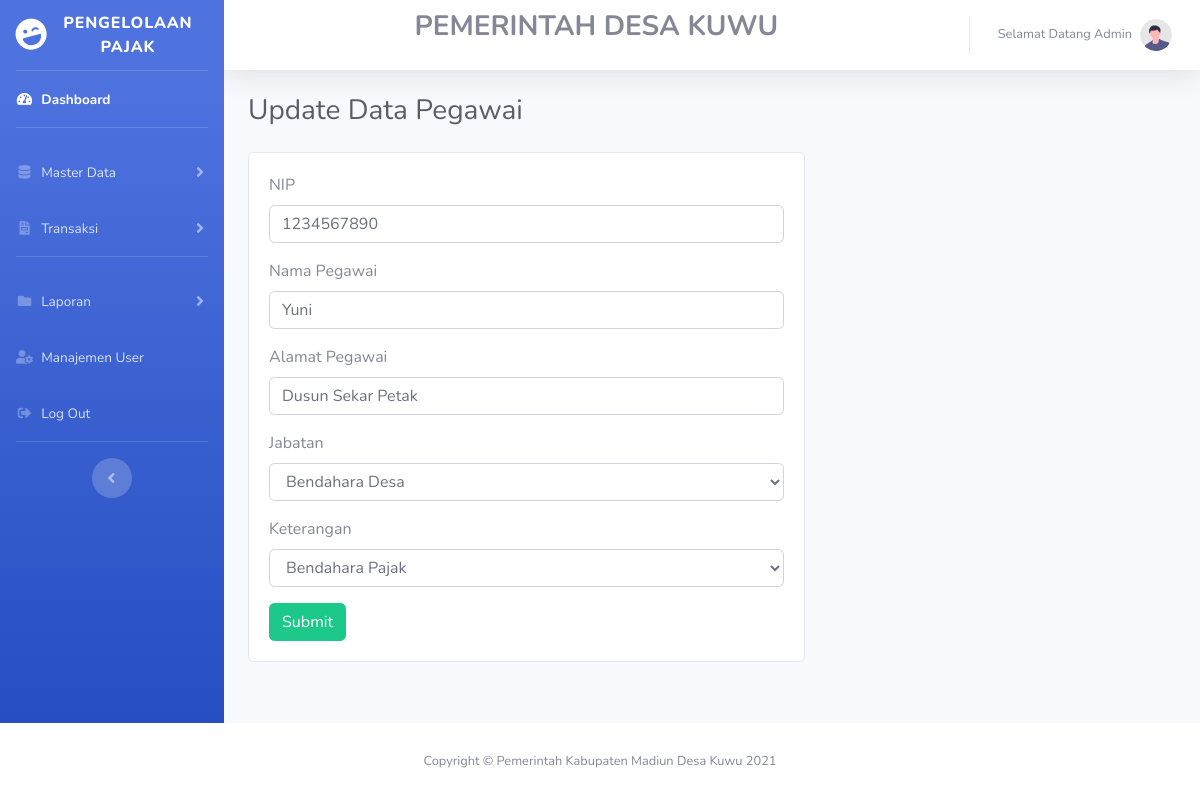
Screenshot of /admin/dataPegawai/updateData/1 with the database file from the repository.
### tables this page shows
CREATE TABLE `data_pegawai` (
  `id_pegawai` int(11) NOT NULL,
  `nip` varchar(50) NOT NULL,
  `nama_pegawai` varchar(225) NOT NULL,
  `alamat_pegawai` varchar(225) NOT NULL,
  `jabatan` varchar(50) NOT NULL,
  `keterangan` varchar(50) NOT NULL
);

### application/controllers/admin/dataPegawai.php (called while the page is built, shortened)
<?php
class DataPegawai extends CI_Controller
{
	public function updateData($id)
	{
		$data['title'] = "Update Data Pegawai";
		$data['pegawai'] = $this->db->query("SELECT * FROM data_pegawai WHERE id_pegawai='$id' ")->result();
		$this->load->view('templates_admin/header', $data);
		$this->load->view('templates_admin/sidebar', $data);
		$this->load->view('admin/updateDataPegawai', $data);
		$this->load->view('templates_admin/footer', $data);
	}
}

### index.php (called while the page is built, shortened)
<?php
require_once BASEPATH.'core/CodeIgniter.php';

### application/views/admin/updateDataPegawai.php (the view, shortened to what this page needs)
<div class="container-fluid">
    <div class="d-sm-flex align-items-center justify-content-between mb-4">
        <h1 class="h3 mb-0 text-gray-800"><?php echo $title ?></h1>
    </div>
    <div class="card" style="width: 60%; margin-bottom: 100px">
        <div class="card-body">
            <?php foreach ($pegawai as $p) : ?>
                <form method="POST" action="<?php echo base_url('admin/dataPegawai/updateDataAksi') ?>">
                    <div class="form-group">
                        <label>NIP</label>
                        <input type="text" name="nip" class="form-control" value="<?php echo $p->nip  ?>">
                    </div>
                    <div class="form-group">
                        <label>Nama Pegawai</label>
                        <input type="text" name="nama_pegawai" class="form-control" value="<?php echo $p->nama_pegawai ?>">
                    </div>
                    <div class="form-group">
                        <label>Alamat Pegawai</label>
                        <input type="text" name="alamat_pegawai" class="form-control" value="<?php echo $p->alamat_pegawai  ?>">
                    </div>
                    <div class="form-group">
                        <label>Jabatan</label>
                        <select type="text" name="jabatan" class="form-control">
                        <option value="<?php echo $p->jabatan ?>"><?php echo $p->jabatan ?></option>
                    </select>
                    </div>
                    <div class="form-group">
                        <label>Keterangan</label>
                       <select type="text" name="keterangan" class="form-control">
                        <option value="<?php echo $p->keterangan ?>"><?php echo $p->keterangan ?></option>
                    </select>
                    </div>
                    <button type="submit" class="btn btn-success">Submit</button>
                </form>
            <?php endforeach; ?>
        </div>
    </div>
</div>

### rows the page displays
data_pegawai: nip "1234567890", nama_pegawai "Yuni", alamat_pegawai "Dusun Sekar Petak", jabatan "Bendahara Desa", keterangan "Bendahara Pajak"

### other values shown
$title "Update Data Pegawai"
